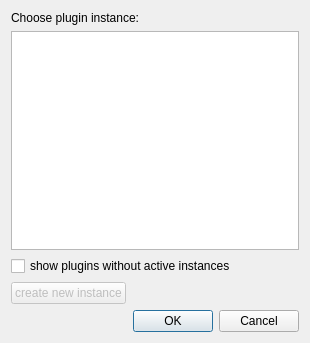
<?xml version="1.0" encoding="UTF-8"?>
<ui version="4.0">
 <class>DialogPluginPicker</class>
 <widget class="QDialog" name="DialogPluginPicker">
  <property name="geometry">
   <rect>
    <x>0</x>
    <y>0</y>
    <width>310</width>
    <height>343</height>
   </rect>
  </property>
  <property name="windowTitle">
   <string>Plugin Picker</string>
  </property>
  <layout class="QVBoxLayout" name="verticalLayout">
   <item>
    <widget class="QLabel" name="label">
     <property name="text">
      <string>Choose plugin instance:</string>
     </property>
    </widget>
   </item>
   <item>
    <widget class="QTreeView" name="treeView"/>
   </item>
   <item>
    <widget class="QCheckBox" name="checkShowPluginsWithoutInstance">
     <property name="text">
      <string>show plugins without active instances</string>
     </property>
    </widget>
   </item>
   <item>
    <layout class="QHBoxLayout" name="horizontalLayout">
     <item>
      <widget class="QPushButton" name="cmdNewInstance">
       <property name="enabled">
        <bool>false</bool>
       </property>
       <property name="text">
        <string>create new instance</string>
       </property>
       <property name="icon">
        <iconset resource="../qitom.qrc">
         <normaloff>:/plugins/icons/pluginNewInstance.png</normaloff>:/plugins/icons/pluginNewInstance.png</iconset>
       </property>
      </widget>
     </item>
     <item>
      <spacer name="horizontalSpacer">
       <property name="orientation">
        <enum>Qt::Horizontal</enum>
       </property>
       <property name="sizeHint" stdset="0">
        <size>
         <width>40</width>
         <height>5</height>
        </size>
       </property>
      </spacer>
     </item>
    </layout>
   </item>
   <item>
    <widget class="QDialogButtonBox" name="buttonBox">
     <property name="orientation">
      <enum>Qt::Horizontal</enum>
     </property>
     <property name="standardButtons">
      <set>QDialogButtonBox::Cancel|QDialogButtonBox::Ok</set>
     </property>
    </widget>
   </item>
  </layout>
 </widget>
 <resources>
  <include location="../qitom.qrc"/>
 </resources>
 <connections>
  <connection>
   <sender>buttonBox</sender>
   <signal>accepted()</signal>
   <receiver>DialogPluginPicker</receiver>
   <slot>accept()</slot>
   <hints>
    <hint type="sourcelabel">
     <x>248</x>
     <y>254</y>
    </hint>
    <hint type="destinationlabel">
     <x>157</x>
     <y>274</y>
    </hint>
   </hints>
  </connection>
  <connection>
   <sender>buttonBox</sender>
   <signal>rejected()</signal>
   <receiver>DialogPluginPicker</receiver>
   <slot>reject()</slot>
   <hints>
    <hint type="sourcelabel">
     <x>316</x>
     <y>260</y>
    </hint>
    <hint type="destinationlabel">
     <x>286</x>
     <y>274</y>
    </hint>
   </hints>
  </connection>
 </connections>
</ui>
